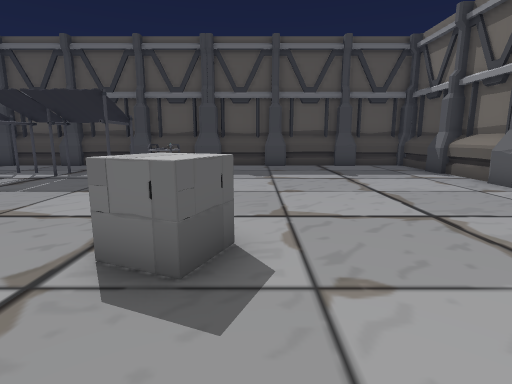
[1] (above)

23 first-person views from a walk through a 3-D level made in the Unity game engine. The camera is 1.3 m above the floor, tilts 10° down and sees 80° across. The floor is counted in squares, 1 m on a side. Each view is taken from the middle of a square. On the plan, view 1 faces up. The plan holds only what a view shows up to about 14 squares ahead; the rest is blank. The place goes on beyond the plan. The player is left out. Some surface patterns are stand-ins.

[2]
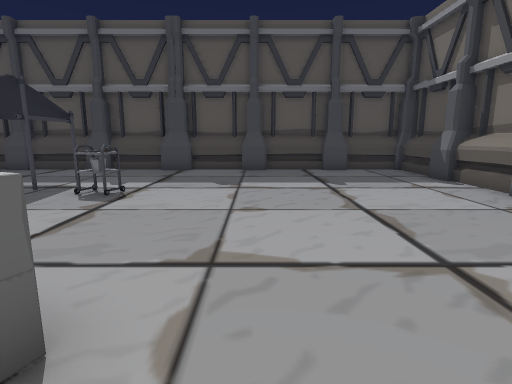

[3]
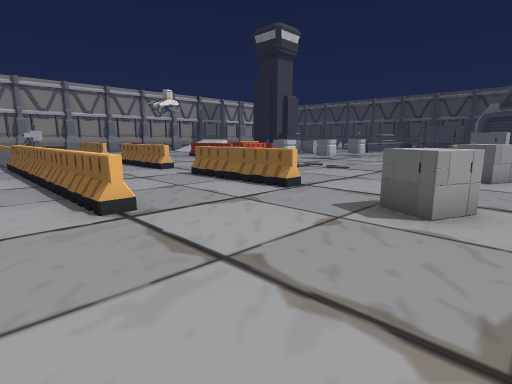

[4]
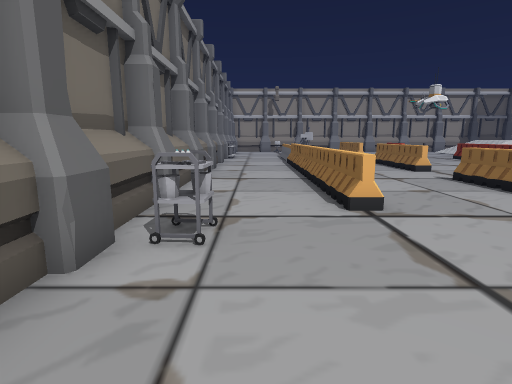

[5]
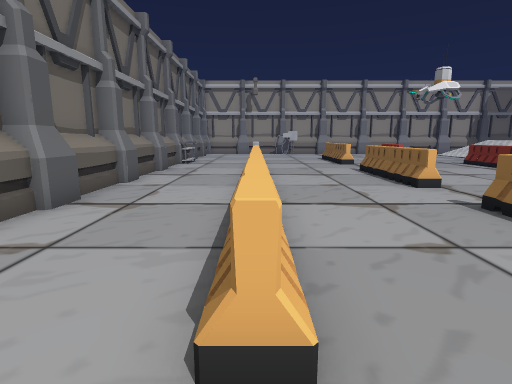

[6]
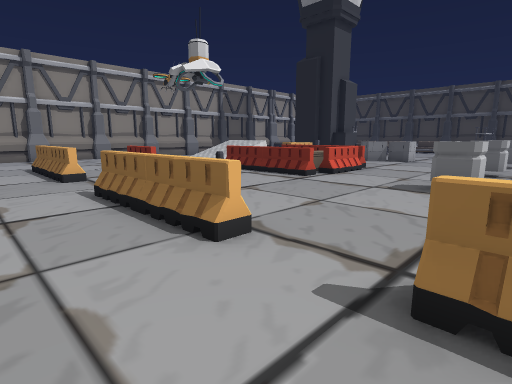

[7]
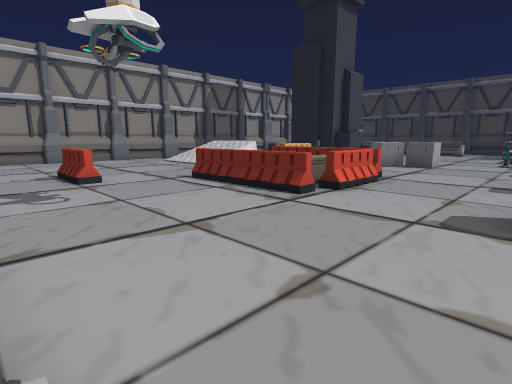

[8]
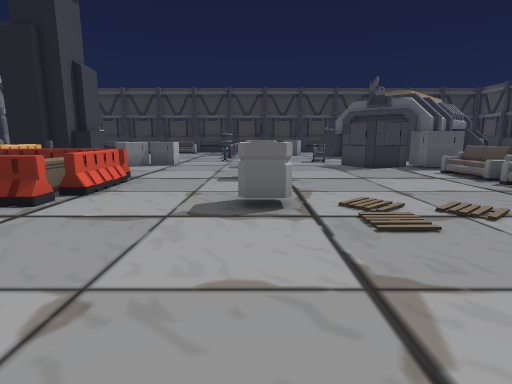

[9]
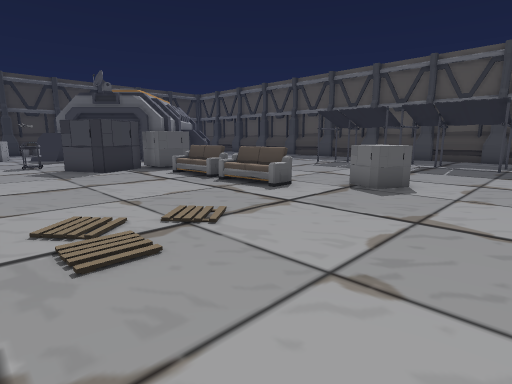

[10]
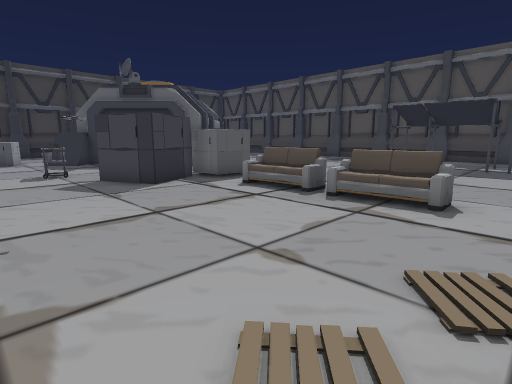

[11]
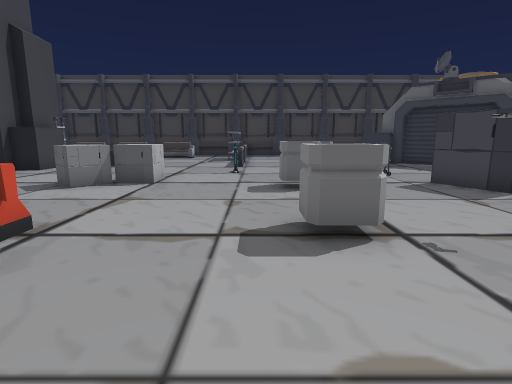

[12]
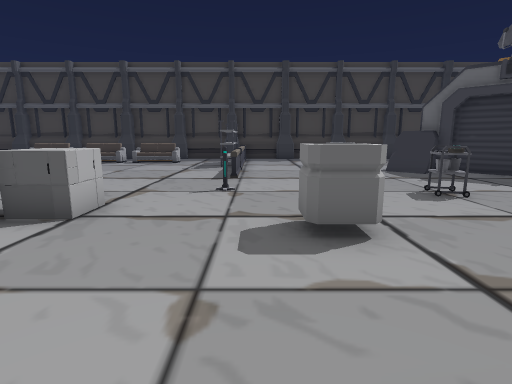

[13]
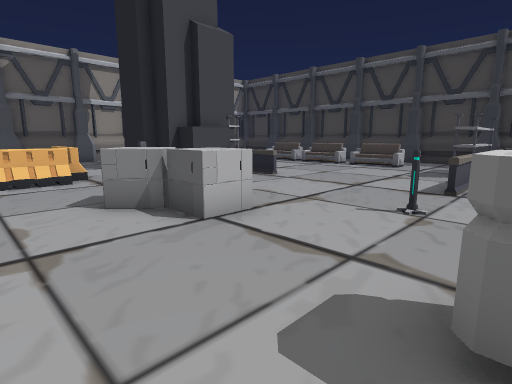

[14]
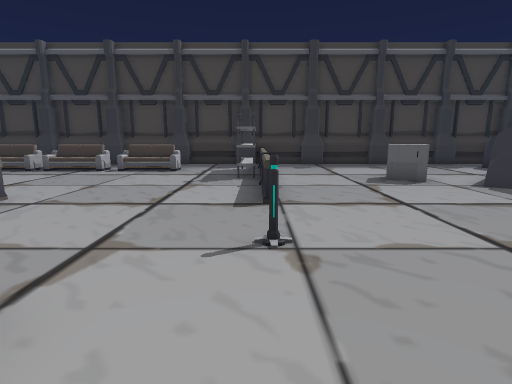

[15]
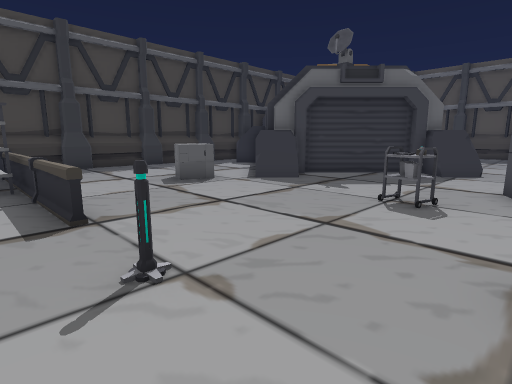

[16]
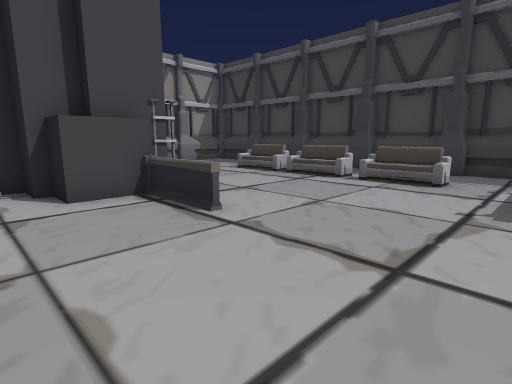

[17]
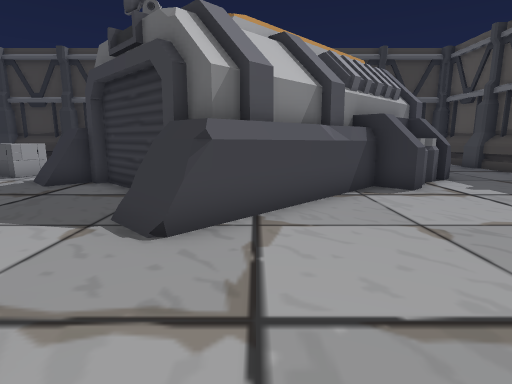

[18]
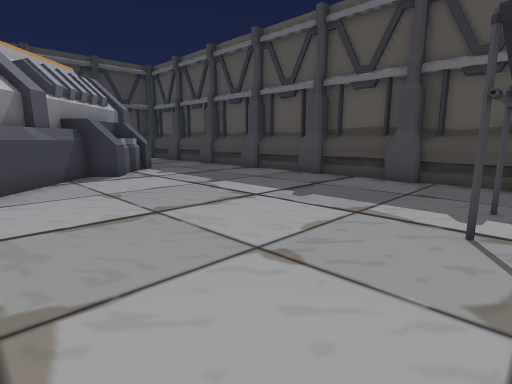

[19]
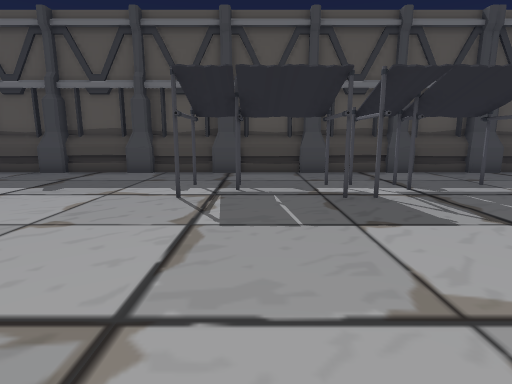

[20]
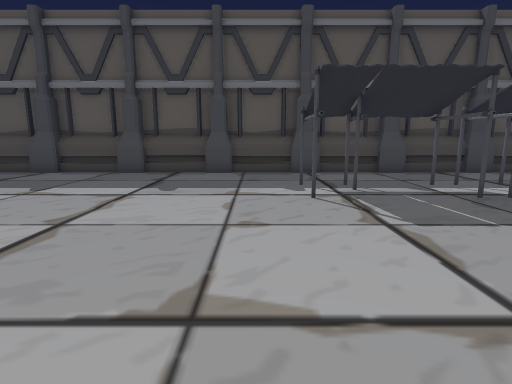

[21]
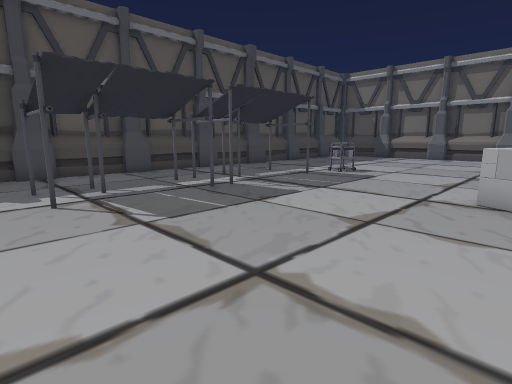

[22]
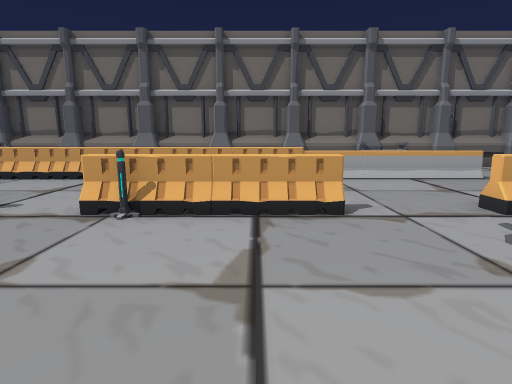

[23]
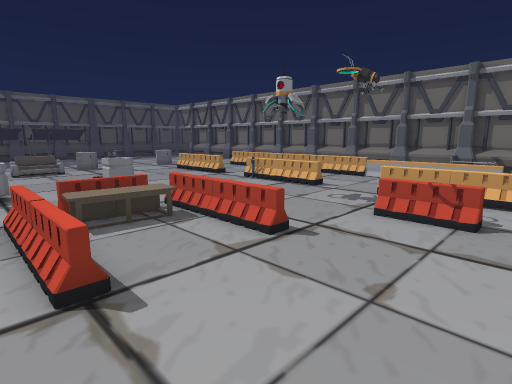

### Floor plan
Key: @ floor where view 1 was taken; # wall or solid block; . floor; / step, stairs or slope; = window, fence, low wall or low ledge; ^ raised ledge; S sofa; B barrier; T tower; H shelf; O other object.
Columns run from 31 left of view 1 to 7 right of it. Each row starts with its distance up from view 1.
 15   ###  ################################
 14   ....................................#
 13    ...................................#
 12      .................................#
 11       ^.................O.............#
 10       #=..........O...O.....O.........#
  9        ##...................OO........#
  8        ##.............................#
  7         ##............................
  6         ###..........................
  5          ###.........................
  4           ###...........OO....O.......
  3         ####...O . .....OO...OOO......#
  2  .#    ##.....  O SSSSS...............#
  1  ...   #...... O....S................O#
  0  .... ##.....O O.............B.@......#
 -1   ....##=.....OOO............B....B...#
 -2  ...........O.O..............B....B...#
 -3  ....OO.....O................B....B...#
 -4 .....O.............O.........B....B...#
 -5 ...............O...O...O.....B....B...#
 -6  .............OO..OO...O..........B...#
 -7   ...........................B....B...#
 -8 OOHHHHOOOO.O.................B....B...#
 -9  .H..H.......................B....B...#
-10 .............OO....BBBBB.....B....B...#
-11 ..S..........OO....BOOOB.....B....B...#
-12   O...........OO...BOOOB..........B...#
-13   S......O....O.. .B...B..........B...#
-14   S......O....... .B...B..........B   #
-15   O..... O....... .B...B..........B   #
-16   S..... TT.. .BBB........B.......B   #
-17   SS... HTTT  B    .......B..B.. .B   #
-18   S...  H  TO.B     ......B..B..      #
-19   S..   H  T .B   /  ........B..      #

Where each view was taken, in squares from view 1:
view 1: 0 up, 0 right, facing up
view 2: 2 up, 1 right, facing up
view 3: 5 up, 5 right, facing down-left
view 4: 5 up, 5 right, facing down
view 5: 1 up, 3 right, facing down
view 6: 4 down, 1 right, facing down-left
view 7: 6 down, 2 left, facing down-left
view 8: 6 down, 2 left, facing left
view 9: 5 down, 3 left, facing up-left
view 10: 5 down, 7 left, facing up-left
view 11: 7 down, 8 left, facing left
view 12: 7 down, 12 left, facing left
view 13: 6 down, 14 left, facing down-left
view 14: 8 down, 16 left, facing left
view 15: 9 down, 17 left, facing up-left
view 16: 9 down, 19 left, facing down-left
view 17: 5 up, 15 left, facing left
view 18: 5 up, 12 left, facing up-left
view 19: 3 up, 11 left, facing up
view 20: 3 up, 14 left, facing up
view 21: 3 up, 14 left, facing up-right
view 22: 10 down, 7 left, facing right
view 23: 19 down, 13 left, facing up-right
